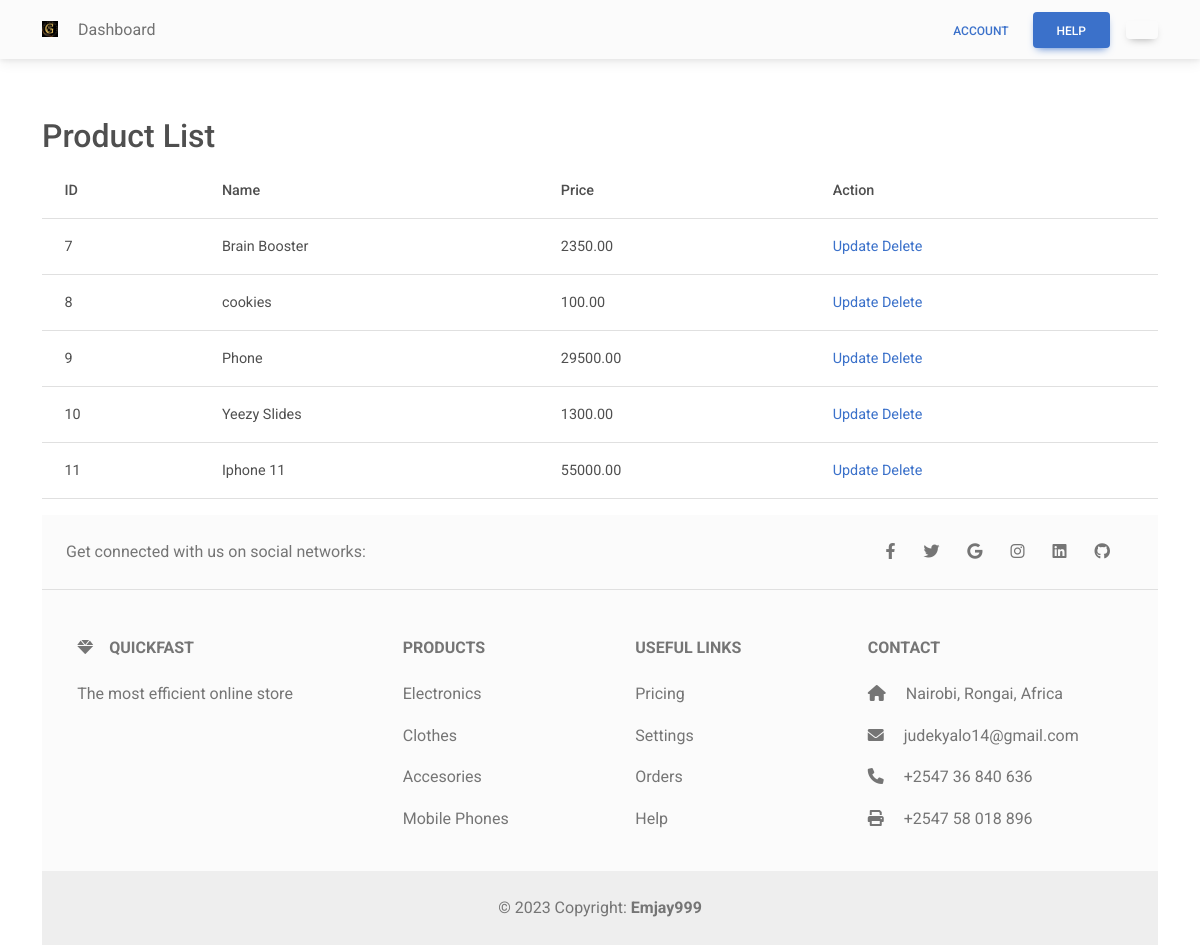
Before: /products/product_list/ with the older database file.
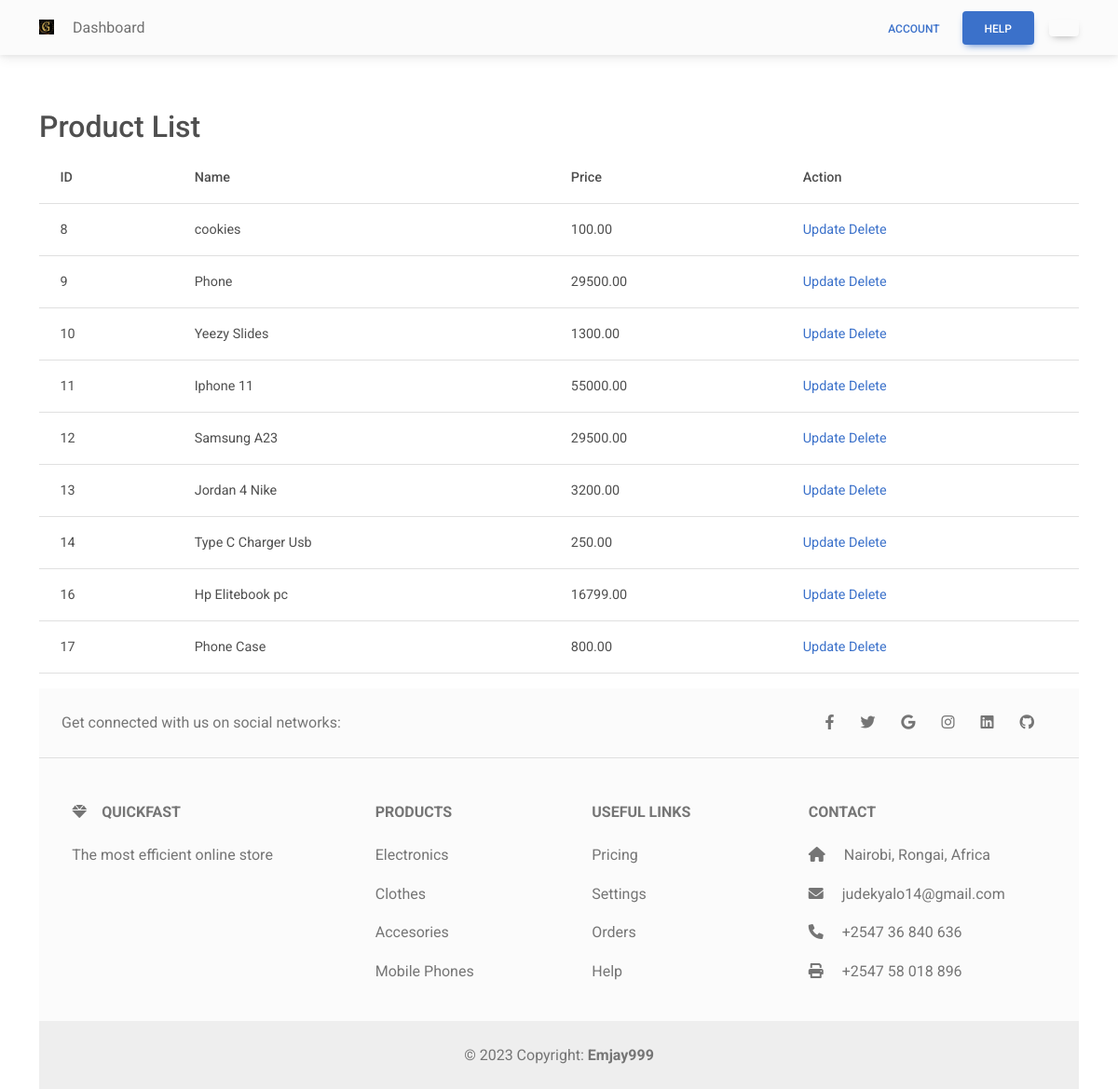
After: the same page with the newer database file.
### products/models.py (models this page shows, shortened)
class Product(models.Model):
	name = models.CharField(max_length=255)
	price = models.DecimalField(max_digits=10, decimal_places=2)
	description = models.CharField(max_length=1000)
	image = models.ImageField(default="default.png", upload_to="product_images")

### products/views.py (the view)
# urls.py: path('product_list/', views.product_list, name="product_list"),
def product_list(request):
	products_list = Product.objects.all()
	context ={
		"products_list":products_list
	}
	return render(request, "product_list.html", context)

### templates/product_list.html
{% extends 'base.html' %}
{% block main %}
    <h2>Product List</h2>
    <table class="table">
        <thead>
            <tr>
                <th>ID</th>
                <th>Name</th>
                <th>Price</th>
                <th>Action</th>
            </tr>
        </thead>
        <tbody>
            {% for product in products_list %}
                <tr>
                    <td>{{ product.id }}</td>
                    <td>{{ product.name }}</td>
                    <td>{{ product.price }}</td>
                    <td>
                        <a href="{% url 'update_product' pk=product.pk %}">Update</a>
                        <a href="{% url 'delete_product' pk=product.pk %}">Delete</a>
                    </td>
                </tr>
            {% endfor %}
        </tbody>
    </table>
{% endblock %}

### templates/base.html (shortened to what this page needs)
{% load static %}
<!doctype html>
<html lang="en">
  <head>
      <link rel="stylesheet" href="{% static 'style.css' %}">
<link
  href="https://cdnjs.cloudflare.com/ajax/libs/font-awesome/6.0.0/css/all.min.css"
  rel="stylesheet"
/>
<link
  href="https://cdnjs.cloudflare.com/ajax/libs/mdb-ui-kit/6.4.2/mdb.min.css"
  rel="stylesheet"
/>
  </head>
  <body>
  {% include "navbar.html" %}
  <main style="margin-top: 58px;">
      <div class="container">
          {% block main %}
          {% endblock %}
          {% include "footer.html" %}
      </div>
  </main>
  </body>
</html>

### templates/navbar.html (shortened to what this page needs)
<nav class="navbar navbar-expand-lg navbar-light bg-light">
  <div class="container">
    <a class="navbar-brand me-2" href="https://mdbgo.com/">
      <img
        src="logo.jpeg"
        height="16"
        alt="QF Logo"
        loading="lazy"
        style="margin-top: -1px;"
      />
    </a>
    <div class="collapse navbar-collapse" id="navbarButtonsExample">
      <ul class="navbar-nav me-auto mb-2 mb-lg-0">
        <li class="nav-item">
          <a class="nav-link" href="#">Dashboard</a>
        </li>
      </ul>
      <div class="d-flex align-items-center">
        <button type="button" class="btn btn-link px-3 me-2">
          Account
        </button>
        <button type="button" class="btn btn-primary me-3">
          Help
        </button>
        <a
          class="btn px-3"
          href="http://127.0.0.1:8000/products/empty_cart/"
          role="button"
          ></a>
      </div>
    </div>
  </div>
</nav>

### templates/footer.html
<footer class="text-center text-lg-start bg-light text-muted">
  <section class="d-flex justify-content-center justify-content-lg-between p-4 border-bottom">
    <div class="me-5 d-none d-lg-block">
      <span>Get connected with us on social networks:</span>
    </div>
    <div>
      <a href="" class="me-4 text-reset">
        <i class="fab fa-facebook-f"></i>
      </a>
      <a href="" class="me-4 text-reset">
        <i class="fab fa-twitter"></i>
      </a>
      <a href="" class="me-4 text-reset">
        <i class="fab fa-google"></i>
      </a>
      <a href="" class="me-4 text-reset">
        <i class="fab fa-instagram"></i>
      </a>
      <a href="" class="me-4 text-reset">
        <i class="fab fa-linkedin"></i>
      </a>
      <a href="" class="me-4 text-reset">
        <i class="fab fa-github"></i>
      </a>
    </div>
  </section>
  <section class="">
    <div class="container text-center text-md-start mt-5">
      <div class="row mt-3">
        <div class="col-md-3 col-lg-4 col-xl-3 mx-auto mb-4">
          <h6 class="text-uppercase fw-bold mb-4">
            <i class="fas fa-gem me-3"></i>QuickFast
          </h6>
          <p>
           The most efficient online store
          </p>
        </div>
        <div class="col-md-2 col-lg-2 col-xl-2 mx-auto mb-4">
          <h6 class="text-uppercase fw-bold mb-4">
            Products
          </h6>
          <p>
            <a href="#!" class="text-reset">Electronics</a>
          </p>
          <p>
            <a href="#!" class="text-reset">Clothes</a>
          </p>
          <p>
            <a href="#!" class="text-reset">Accesories</a>
          </p>
          <p>
            <a href="#!" class="text-reset">Mobile Phones</a>
          </p>
        </div>
        <div class="col-md-3 col-lg-2 col-xl-2 mx-auto mb-4">
          <h6 class="text-uppercase fw-bold mb-4">
            Useful links
          </h6>
          <p>
            <a href="#!" class="text-reset">Pricing</a>
          </p>
          <p>
            <a href="#!" class="text-reset">Settings</a>
          </p>
          <p>
            <a href="#!" class="text-reset">Orders</a>
          </p>
          <p>
            <a href="#!" class="text-reset">Help</a>
          </p>
        </div>
        <div class="col-md-4 col-lg-3 col-xl-3 mx-auto mb-md-0 mb-4">
          <h6 class="text-uppercase fw-bold mb-4">Contact</h6>
          <p><i class="fas fa-home me-3"></i> Nairobi, Rongai, Africa</p>
          <p>
            <i class="fas fa-envelope me-3"></i>
            judekyalo14@gmail.com
          </p>
          <p><i class="fas fa-phone me-3"></i> +2547 36 840 636</p>
          <p><i class="fas fa-print me-3"></i> +2547 58 018 896</p>
        </div>
      </div>
    </div>
  </section>
  <div class="text-center p-4" style="background-color: rgba(0, 0, 0, 0.05);">
    © 2023 Copyright:
    <a class="text-reset fw-bold" href="https://mdbootstrap.com/">Emjay999</a>
  </div>
</footer>

Changed rows visible on the page:
removed Product: id "7", name "Brain Booster", price "2350.00"
added Product: id "12", name "Samsung A23", price "29500.00"
added Product: id "13", name "Jordan 4 Nike", price "3200.00"
added Product: id "14", name "Type C Charger Usb", price "250.00"
added Product: id "16", name "Hp Elitebook pc", price "16799.00"
added Product: id "17", name "Phone Case", price "800.00"
